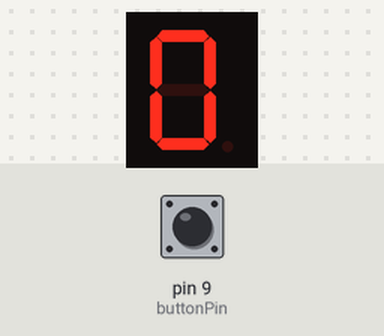
Bench run of a sketch on a simulated Arduino Uno, built with avr-gcc and run on an emulated ATmega328P. Parts: 1-digit seven-segment display. Wiring (from diagram.json): 1-digit 7-segment display, segments lit when HIGH: segments pin 2, pin 3, pin 4, pin 5, pin 6, pin 7, pin 8. Inputs (shaded band) come from the test bench; at power-on: pin 9 (buttonPin) HIGH. The segment pins are drawn as the display they are named for.

Above: at 1.2 s.
1.3 s: pin 9 (buttonPin) pulled LOW for 0.15 s
At 2.6 s:
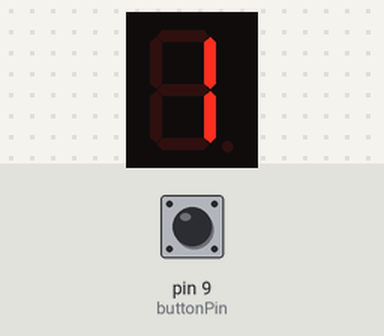
2.9 s: pin 9 (buttonPin) pulled LOW for 1 s
At 3.9 s:
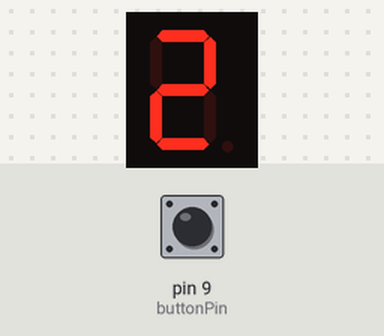
5.4 s: pin 9 (buttonPin) pulled LOW for 0.15 s
At 5.8 s:
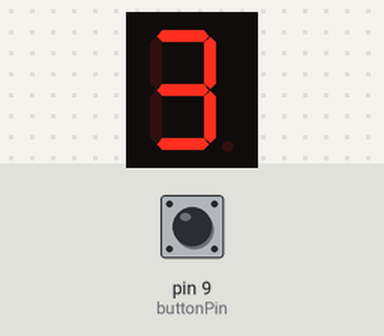
7.0 s: pin 9 (buttonPin) pulled LOW for 1 s
At 8.2 s:
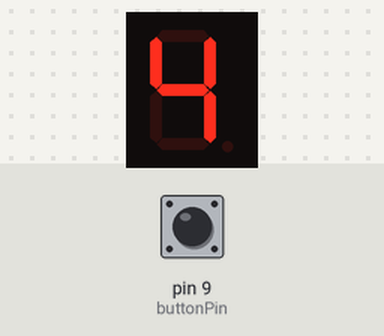
Timing chart, 0 to 10.0 s (numbered marks = the images above; inputs shaded):
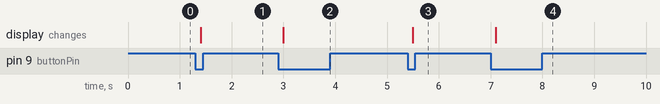

The sketch:

sketch.ino
```cpp
const int segA = 2;
const int segB = 3;
const int segC = 4;
const int segD = 5;
const int segE = 6;
const int segF = 7;
const int segG = 8;

const int buttonPin = 9;

int number = 0;

const byte digits[10][7] = {
  {1,1,1,1,1,1,0},
  {0,1,1,0,0,0,0},
  {1,1,0,1,1,0,1},
  {1,1,1,1,0,0,1},
  {0,1,1,0,0,1,1},
  {1,0,1,1,0,1,1},
  {1,0,1,1,1,1,1},
  {1,1,1,0,0,0,0},
  {1,1,1,1,1,1,1},
  {1,1,1,1,0,1,1}
};

void displayNumber(int num) {
  for (int i = 0; i < 7; i++) {
    digitalWrite(segA + i, digits[num][i]);
  }
}

void setup() {
  for (int i = segA; i <= segG; i++) {
    pinMode(i, OUTPUT);
  }
  pinMode(buttonPin, INPUT_PULLUP);

  displayNumber(number);
}

void loop() {
  if (digitalRead(buttonPin) == LOW) {
    delay(100);
    number = (number + 1) % 10;
    displayNumber(number);
    while (digitalRead(buttonPin) == LOW);
  }
}
```

Measured:
- after the input at 1.3 s, the display: changes after 0.10 s (image 1)
- after the input at 2.9 s, the display: changes after 0.10 s (image 2)
- after the input at 5.4 s, the display: changes after 0.10 s (image 3)
- after the input at 7.0 s, the display: changes after 0.10 s (image 4)
